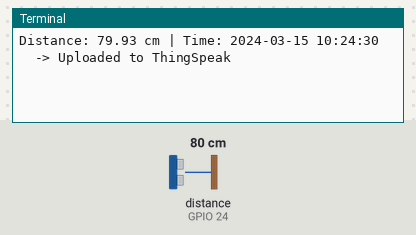
Simulated run of this program. Board: Raspberry Pi (BCM pin numbers). Parts: the last lines printed to the terminal. The inputs (shaded band) are chosen by the test bench; at power-on: distance to the obstacle (sensor on GPIO 24) 80 cm. The echo pulse lasts 58.3 µs per cm; the clock reads 2024-03-15 10:24:30 at power-on unless the program sets it; requests to the public web service named in the program get a made-up reply in its usual format after 0.4 s (London, UTC, broken clouds, 64 % humidity, 1013 hPa unless stated).

Above: at 1.2 s.
1.3 s: distance to the obstacle (sensor on GPIO 24) set to 2 cm
At 3.2 s:
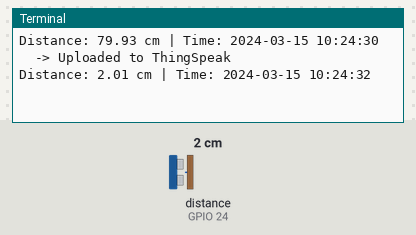
3.4 s: distance to the obstacle (sensor on GPIO 24) set to 4 cm
At 4.8 s:
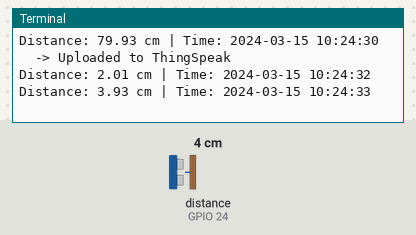
Timing chart, 0 to 6.4 s (numbered marks = the images above; inputs shaded):
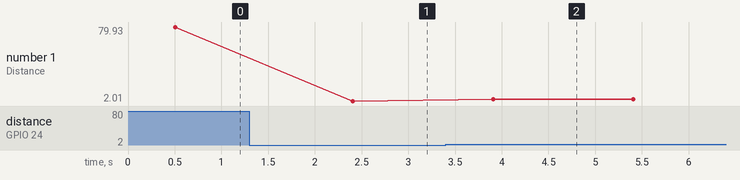

The program:

sensor_driver.py
```python
import RPi.GPIO as GPIO
import time
import requests
from datetime import datetime

GPIO.setmode(GPIO.BCM)
GPIO.setwarnings(False)

TRIG = 23
ECHO = 24

GPIO.setup(TRIG, GPIO.OUT)
GPIO.setup(ECHO, GPIO.IN)

THINGSPEAK_API_KEY = "V2DKZ0LSWTP42FJF"
THINGSPEAK_URL = "https://api.thingspeak.com/update"


def get_distance():
    GPIO.output(TRIG, False)
    time.sleep(0.5)

    GPIO.output(TRIG, True)
    time.sleep(0.00001)
    GPIO.output(TRIG, False)

    timeout = time.time() + 1
    while GPIO.input(ECHO) == 0:
        pulse_start = time.time()
        if pulse_start > timeout:
            return None

    timeout = time.time() + 1
    while GPIO.input(ECHO) == 1:
        pulse_end = time.time()
        if pulse_end > timeout:
            return None

    pulse_duration = pulse_end - pulse_start
    distance = pulse_duration * 17150
    distance = round(distance, 2)

    return distance


def upload_to_thingspeak(distance):
    payload = {"api_key": THINGSPEAK_API_KEY, "field1": distance}
    try:
        response = requests.get(THINGSPEAK_URL, params=payload)
        if response.status_code == 200:
            return True
    except:
        pass
    return False


try:
    counter = 0
    while True:
        dist = get_distance()
        if dist is not None:
            print(
                f"Distance: {dist} cm | Time: {datetime.now().strftime('%Y-%m-%d %H:%M:%S')}"
            )
            if counter % 15 == 0:
                upload_to_thingspeak(dist)
                print("  -> Uploaded to ThingSpeak")
        else:
            print(
                f"Timeout - No reading | Time: {datetime.now().strftime('%Y-%m-%d %H:%M:%S')}"
            )

        counter += 1
        time.sleep(1)

except KeyboardInterrupt:
    print("\nMeasurement stopped by user")
    GPIO.cleanup()
```

Measured:
- after the input at 1.3 s, the terminal: prints a new line after 1.1 s (image 1)
- after the input at 3.4 s, the terminal: prints a new line after 0.51 s (image 2)
- plotted number 1: 79.93 → 2.01 after the input at 1.3 s, 2.01 → 3.93 after the input at 3.4 s
